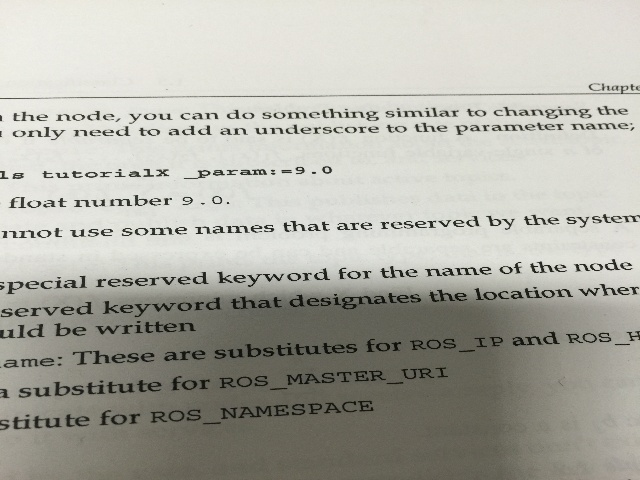
#> input picture opencv_tutorials/opencv_python_tutorials/Camera_Calibration_and 3D_Reconstruction/left.jpg, 640 x 480 px, found by its file name
$ python 4_Epipolar.py   (Python 2 division)
#> lines starting #> are read from the running program, lines starting #| are printed output that depends on the picture
import cv2
import numpy as np
from matplotlib import pyplot as plt

# img1 = cv2.imread('../../samples/left.jpg', 0) # queryimage # left image
# img2 = cv2.imread('../../samples/right.jpg', 0) # queryimage  # right image

img1 = cv2.imread('./left.jpg', 0) # queryimage # left image
#> img1: shape (480, 640); min 7, max 243, mean 173.5
img2 = cv2.imread('./right.jpg', 0) # queryimage  # right image
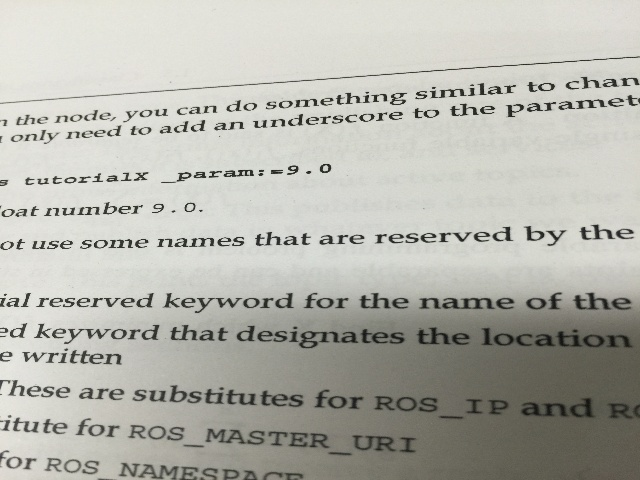
#> input picture opencv_tutorials/opencv_python_tutorials/Camera_Calibration_and 3D_Reconstruction/right.jpg, 640 x 480 px, found by its file name
#> img2: shape (480, 640); min 16, max 233, mean 180.1

sift = cv2.xfeatures2d.SIFT_create()

# find the keypoints and descriptors with SIFT
kp1, des1 = sift.detectAndCompute(img1, None)
#> kp1 = 2043 keypoints; strongest (x, y, size): (370, 224, 2.1), (314, 173, 1.9), (400, 224, 2), (629, 264, 2.1)
kp2, des2 = sift.detectAndCompute(img2, None)
#> kp2 = 2016 keypoints; strongest (x, y, size): (309, 172, 2.4), (261, 174, 2.2), (229, 240, 2.4), (190, 112, 2.1)

# FLANN parameters
FLANN_INDEX_KDTREE = 1
index_params = dict(algorithm = FLANN_INDEX_KDTREE, trees = 5)
search_params = dict(checks = 50)

flann = cv2.FlannBasedMatcher(index_params, search_params)

matches = flann.knnMatch(des1, des2, k = 2)
#> matches = 2043 matches

good = []
pts1 = []
pts2 = []
goodmatches = []

# ratio test as per Lowe's paper
for i, (m, n) in enumerate(matches):
    if m.distance < 0.8 * n.distance:
        good.append(m)
        pts2.append(kp2[m.trainIdx].pt)
        pts1.append(kp1[m.queryIdx].pt)
        goodmatches.append(matches[i])
#> after the loop, good = 570 matches; goodmatches = 570 matches; pts1 = 570 pairs, first value 6.87 to 635.1, second value 84.52 to 428.2; pts2 = 570 pairs, first value 8.79 to 629.7, second value 78.55 to 475.9

imgmatch = cv2.drawMatchesKnn(img1, kp1, img2, kp2, goodmatches[:10], None)
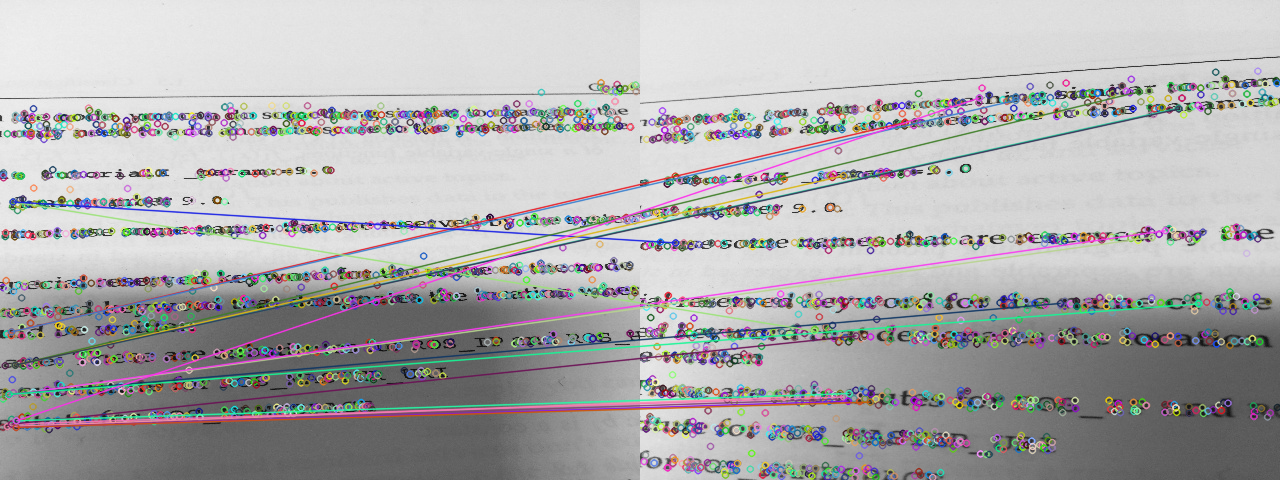
#> imgmatch: shape (480, 1280, 3); mean of channels 0, 1, 2 174.8, 173.8, 174.6; drawn as B, G, R
plt.imshow(imgmatch)

pts1 = np.int32(pts1)
#> pts1 = 570 pairs, first value 6 to 635, second value 84 to 428
pts2 = np.int32(pts2)
#> pts2 = 570 pairs, first value 8 to 629, second value 78 to 475
F, mask = cv2.findFundamentalMat(pts1, pts2, cv2.FM_LMEDS)
#> F = [[-1.11e-06, 2.01e-05, -4.25e-05], [-3.38e-05, 5.27e-06, 0.0465], [0.00228, -0.0526, 1]]; mask = 570 values, max 1 at index 0, min 0 at index 1, mean 0.709
print F
#| [[-1.11393951e-06  2.00862226e-05 -4.25477539e-05]
#|  [-3.38376784e-05  5.26830290e-06  4.64509444e-02]
#|  [ 2.27714551e-03 -5.26282984e-02  1.00000000e+00]]

# We select only inlier points
pts1 = pts1[mask.ravel()==1]
#> pts1 = 404 pairs, first value 6 to 606, second value 105 to 428
pts2 = pts2[mask.ravel()==1]
#> pts2 = 404 pairs, first value 11 to 624, second value 78 to 475


def drawlines(img1, img2, lines, pts1, pts2):
    '''img1 - image on which we draw the epilines for the points in img2
       lines - corresponding epilines'''
    _, c = img1.shape
    img1 = cv2.cvtColor(img1, cv2.COLOR_GRAY2BGR)
    img2 = cv2.cvtColor(img2, cv2.COLOR_GRAY2BGR)
    for line, pt1, pt2 in zip(lines, pts1, pts2):
        color = tuple(np.random.randint(0, 255, 3).tolist())
        x0, y0 = map(int, [0, -line[2] / line[1]])
        x1, y1 = map(int, [c, -(line[2] + line[0] * c) / line[1]])
        img1 = cv2.line(img1, (x0, y0), (x1, y1), color, 1)
        img1 = cv2.circle(img1, tuple(pt1), 5, color, -1)
        img2 = cv2.circle(img2, tuple(pt2), 5, color, -1)
    return img1, img2

# Find the epilines corresponding to points in right image (second image) and
# drawing its lines on the left image
lines1 = cv2.computeCorrespondEpilines(pts2.reshape(-1, 1, 2), 2, F)
#> lines1 = 404 rows, first 8: [-0.238, -0.971, 406.4], [-0.194, -0.981, 345.7], [-0.237, -0.971, 405.3], [-0.241, -0.971, 409.7], [-0.236, -0.972, 403.3], [-0.143, -0.99, 276.6], [-0.0782, -0.997, 187.1], [-0.24, -0.971, 408.8]
lines1 = lines1.reshape(-1, 3)
img5, img6  = drawlines(img1, img2, lines1, pts1, pts2)
#> the loop in drawlines, `for line, pt1, pt2 in zip(lines, pts1, pts2):` made 404 passes
#> (line, pt1, pt2, color, y0, y1) on passes 1 to 3: ([-0.238, -0.971, 406.4], [6, 426], [198, 398], (172, 47, 117), 418, 261), ([-0.194, -0.981, 345.7], [8, 393], [420, 302], (192, 67, 251), 352, 226), ([-0.237, -0.971, 405.3], [11, 423], [203, 396], (195, 103, 9), 417, 260)
#> after the loop in drawlines, `for line, pt1, pt2 in zip(lines, pts1, pts2):`:
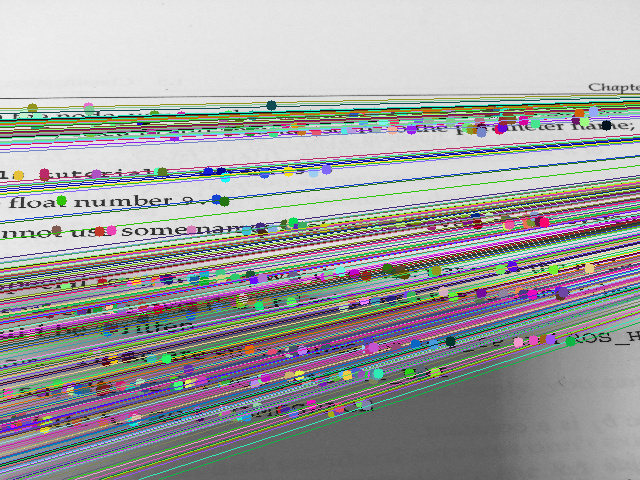
#> img1: shape (480, 640, 3); mean B, G, R 161.5, 160.7, 160.4
#> after the loop in drawlines, `for line, pt1, pt2 in zip(lines, pts1, pts2):`:
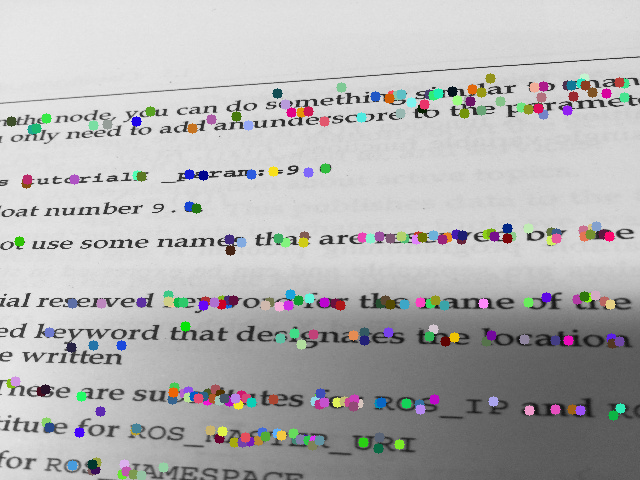
#> img2: shape (480, 640, 3); mean B, G, R 179.2, 179, 179.3

# Find the epilines corresponding to points in left image (first image) and
# drawing its lines on the right image
lines2 = cv2.computeCorrespondEpilines(pts1.reshape(-1, 1, 2), 1, F)
#> lines2 = 404 rows, first 8: [0.173, 0.985, -434.8], [0.16, 0.987, -402.3], [0.172, 0.985, -433.1], [0.174, 0.985, -437.1], [0.171, 0.985, -431.1], [0.129, 0.992, -320.8], [0.0736, 0.997, -174.2], [0.173, 0.985, -436.6]
lines2 = lines2.reshape(-1, 3)
img3, img4  = drawlines(img2, img1, lines2, pts2, pts1)
#> the loop in drawlines (call 2), `for line, pt1, pt2 in zip(lines, pts1, pts2):` made 404 passes
#> (line, pt1, pt2, color, y0, y1) on passes 1 to 3: ([0.173, 0.985, -434.8], [198, 398], [6, 426], (148, 106, 74), 441, 329), ([0.16, 0.987, -402.3], [420, 302], [8, 393], (123, 195, 214), 407, 303), ([0.172, 0.985, -433.1], [203, 396], [11, 423], (60, 229, 250), 439, 327)
#> pass 1, in drawlines (call 2), `img1 = cv2.line(img1, (x0, y0), (x1, y1), color, 1)`:
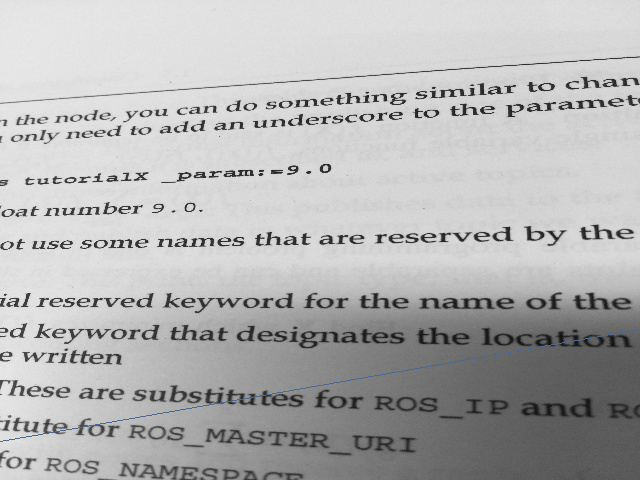
#> img1: shape (480, 640, 3); mean B, G, R 180.2, 180.1, 180
#> after the loop in drawlines (call 2), `for line, pt1, pt2 in zip(lines, pts1, pts2):`:
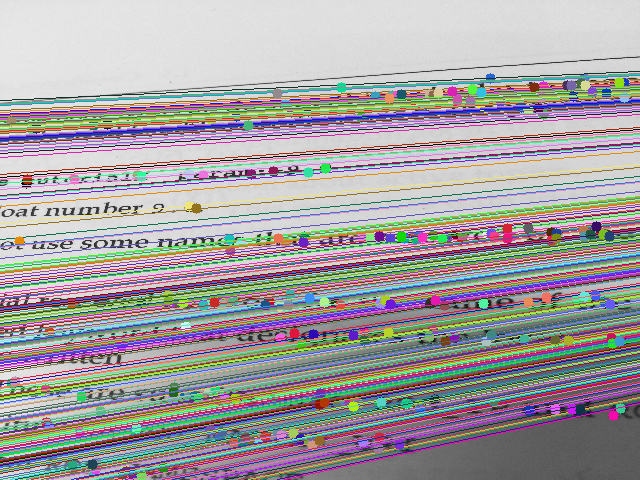
#> img1: shape (480, 640, 3); mean B, G, R 162.4, 160.1, 164
#> after the loop in drawlines (call 2), `for line, pt1, pt2 in zip(lines, pts1, pts2):`:
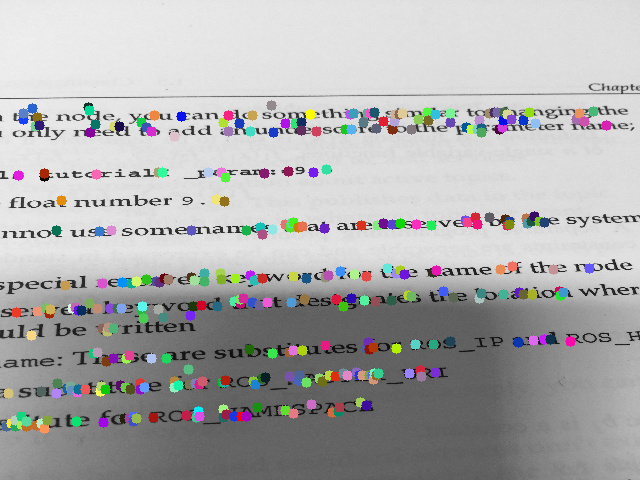
#> img2: shape (480, 640, 3); mean B, G, R 173.2, 173, 173.2

plt.subplot(1, 2, 1), plt.imshow(img5)
plt.subplot(1, 2, 2), plt.imshow(img3)
plt.show()
#> figure, not shown here; B, G, R data is drawn as R, G, B
